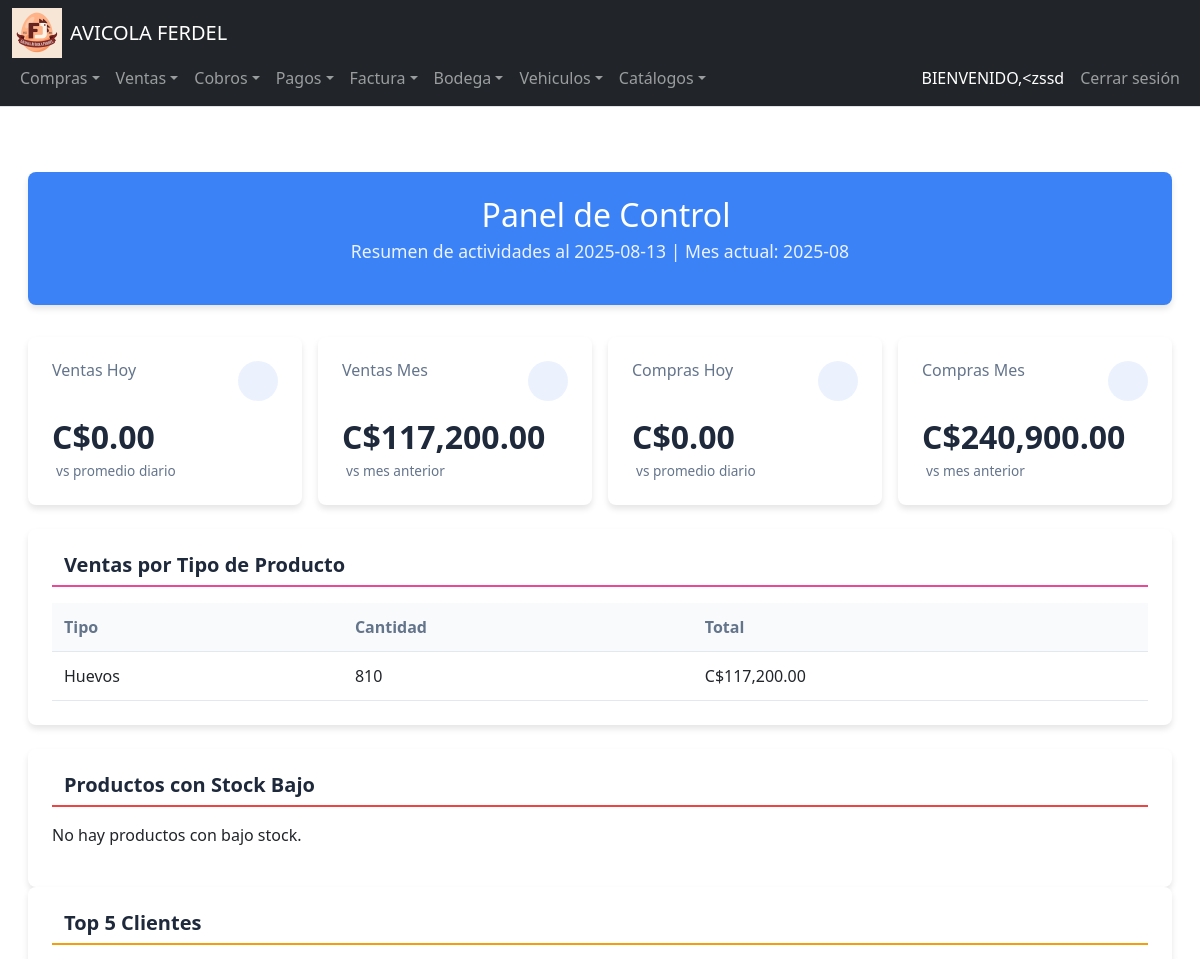
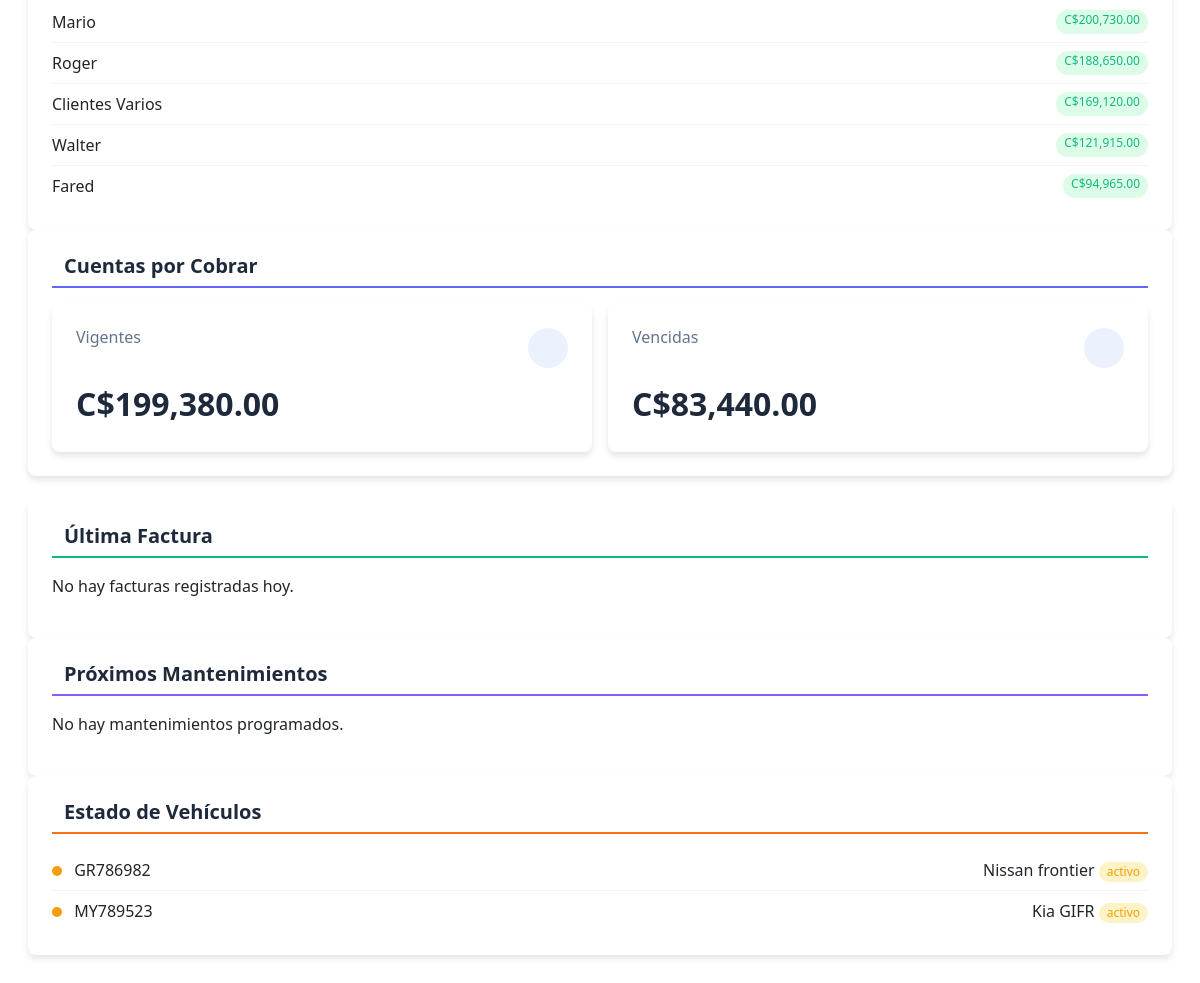
The app's page / (signed in), older data (2 pictures, top to bottom).
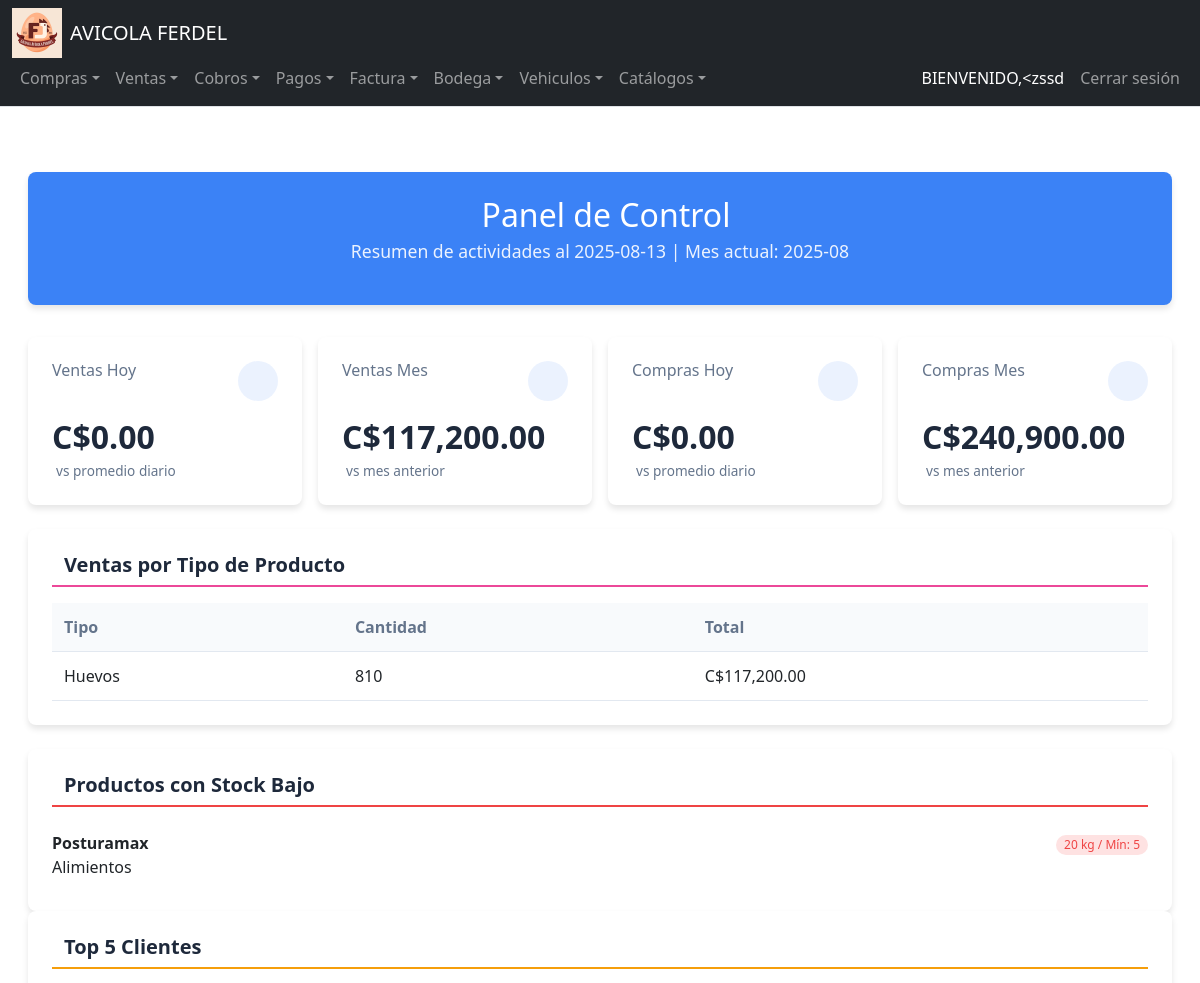
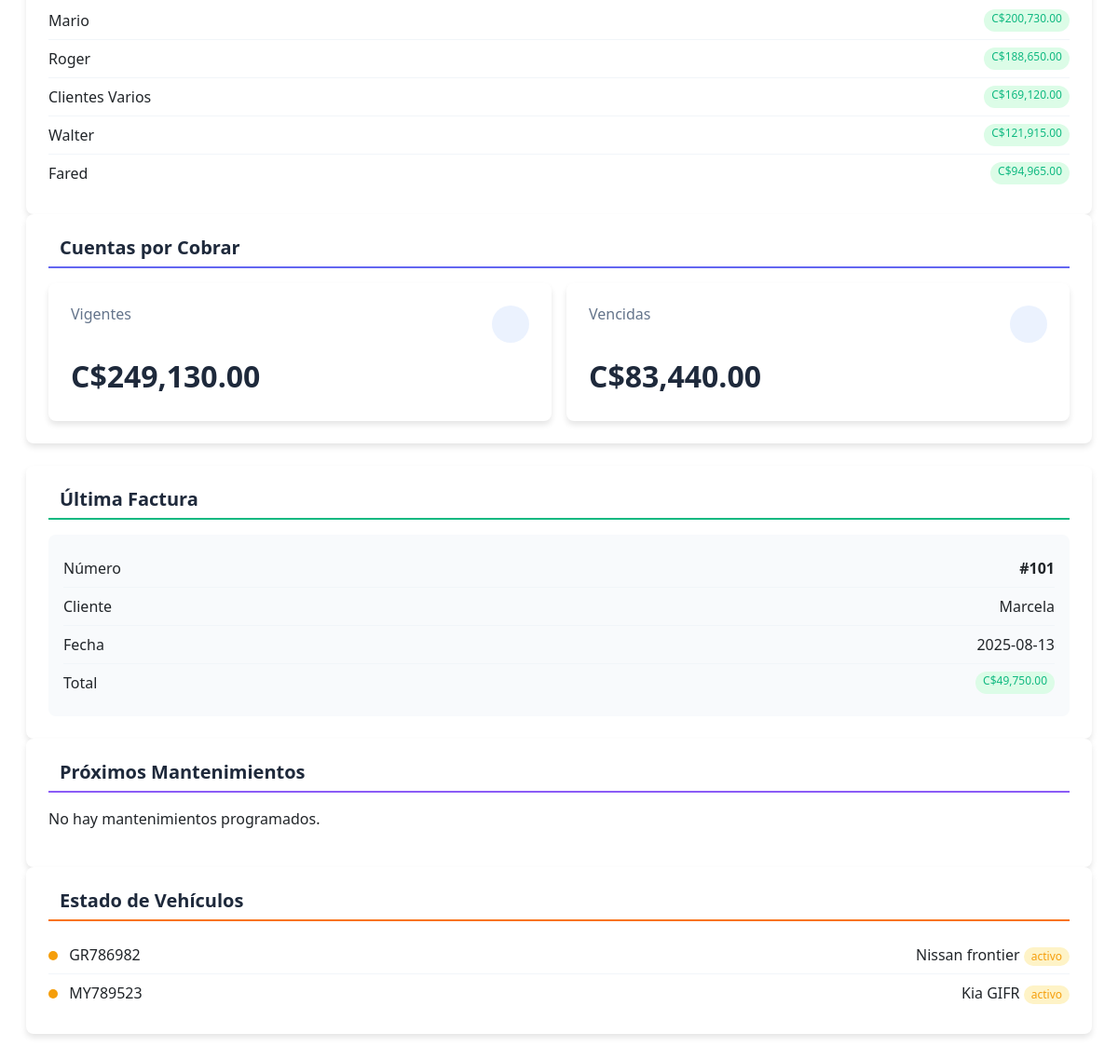
The same page, newer data (2 pictures, top to bottom).
### tables this page shows
CREATE TABLE Tipo_Producto (
    ID_TipoProducto INTEGER PRIMARY KEY AUTOINCREMENT,
    Descripcion TEXT NOT NULL
);

CREATE TABLE Clientes (
    ID_Cliente INTEGER PRIMARY KEY AUTOINCREMENT,
    Nombre TEXT NOT NULL,
    Telefono TEXT,
    Direccion TEXT,
    RUC_CEDULA TEXT
);

CREATE TABLE Vehiculos (
    ID_Vehiculo INTEGER PRIMARY KEY AUTOINCREMENT,
    Placa TEXT NOT NULL UNIQUE,
    Marca TEXT,
    Modelo TEXT,
    Año INTEGER,
    Color TEXT,
    NumeroChasis TEXT,
    NumeroMotor TEXT,
    Estado TEXT CHECK(Estado IN ('activo', 'mantenimiento', 'inactivo', 'baja')),
    Capacidad_Carga NUMERIC,
    Ultimo_Kilometraje NUMERIC DEFAULT 0,
    Fecha_Ultimo_Mantenimiento DATE,
    Fecha_Adquisicion DATE
);

CREATE TABLE Inventario_Bodega (
    ID_Bodega INTEGER,
    ID_Producto INTEGER,
    Existencias NUMERIC DEFAULT 0,
    PRIMARY KEY (ID_Bodega, ID_Producto),
    FOREIGN KEY (ID_Bodega) REFERENCES Bodegas(ID_Bodega),
    FOREIGN KEY (ID_Producto) REFERENCES Productos(ID_Producto)
);

CREATE TABLE Productos (
    ID_Producto INTEGER PRIMARY KEY AUTOINCREMENT,
    COD_Producto TEXT,
    Descripcion TEXT NOT NULL,
    Unidad_Medida INTEGER,
    Existencias NUMERIC DEFAULT 0,
    Estado INTEGER DEFAULT 1,
    Familia INTEGER,
    Costo_Promedio NUMERIC,
    IVA INTEGER DEFAULT 0,
    Tipo INTEGER,
    Precio_Venta NUMERIC,
    ID_Empresa INTEGER,
    Fecha_Creacion DATE DEFAULT CURRENT_DATE,
    Usuario_Creador INTEGER, Stock_Minimo NUMERIC DEFAULT 5,
    FOREIGN KEY (Unidad_Medida) REFERENCES Unidades_Medida(ID_Unidad),
    FOREIGN KEY (Familia) REFERENCES Familia(ID_Familia),
    FOREIGN KEY (Tipo) REFERENCES Tipo_Producto(ID_TipoProducto),
    FOREIGN KEY (ID_Empresa) REFERENCES Empresa(ID_Empresa)
);

CREATE TABLE Bodegas (
    ID_Bodega INTEGER PRIMARY KEY AUTOINCREMENT,
    Nombre TEXT NOT NULL,
    Ubicacion TEXT
);

CREATE TABLE Unidades_Medida (
    ID_Unidad INTEGER PRIMARY KEY AUTOINCREMENT,
    Descripcion TEXT NOT NULL,
    Abreviatura TEXT
);

CREATE TABLE Facturacion (
    ID_Factura INTEGER PRIMARY KEY AUTOINCREMENT,
    Fecha DATE NOT NULL,
    IDCliente INTEGER NOT NULL,
    Credito_Contado INTEGER,
    Observacion TEXT,
    ID_Empresa INTEGER NOT NULL,
    FOREIGN KEY (IDCliente) REFERENCES Clientes(ID_Cliente),
    FOREIGN KEY (ID_Empresa) REFERENCES Empresa(ID_Empresa)
);

### app.py (the view)
@app.route('/')
@login_required
def home():
    current_month = datetime.now().strftime('%Y-%m')
    today = datetime.now().strftime('%Y-%m-%d')
    def execute_query(query, params=None):
        result = db.execute(query, params) if params else db.execute(query)
        return result[0]['total'] if result and result[0]['total'] is not None else 0
    total_ventas_hoy = execute_query("""
        SELECT COALESCE(SUM(df.Total), 0) AS total
        FROM Detalle_Facturacion df
        JOIN Facturacion f ON df.ID_Factura = f.ID_Factura
        WHERE f.Fecha = ?
        AND f.Credito_Contado = 0  -- 0 para contado, 1 para crédito
    """, [today])
    total_ventas_mes = execute_query("""
        SELECT COALESCE(SUM(df.Total), 0) AS total
        FROM Detalle_Facturacion df
        JOIN Facturacion f ON df.ID_Factura = f.ID_Factura
        WHERE strftime('%Y-%m', f.Fecha) = ?
        AND f.Credito_Contado = 0
    """, [current_month])
    total_compras_hoy = execute_query("""
        SELECT COALESCE(SUM(dm.Costo_Total), 0) AS total
        FROM Detalle_Movimiento_Inventario dm
        JOIN Movimientos_Inventario mi ON dm.ID_Movimiento = mi.ID_Movimiento
        JOIN Catalogo_Movimientos cm ON mi.ID_TipoMovimiento = cm.ID_TipoMovimiento
        WHERE DATE(mi.Fecha) = DATE(?)
        AND LOWER(cm.Descripcion) LIKE '%compra%'
        AND mi.Contado_Credito = 0
    """, [today])
    total_compras_mes = execute_query("""
        SELECT COALESCE(SUM(dm.Costo_Total), 0) AS total
        FROM Detalle_Movimiento_Inventario dm
        JOIN Movimientos_Inventario mi ON dm.ID_Movimiento = mi.ID_Movimiento
        JOIN Catalogo_Movimientos cm ON mi.ID_TipoMovimiento = cm.ID_TipoMovimiento
        WHERE strftime('%Y-%m', mi.Fecha) = ?
        AND LOWER(cm.Descripcion) LIKE '%compra%'
        AND mi.Contado_Credito = 0
    """, [current_month])
    inventario_bodegas = db.execute("""
        SELECT b.Nombre AS bodega, p.Descripcion AS producto, ib.Existencias
        FROM Inventario_Bodega ib
        JOIN Bodegas b ON ib.ID_Bodega = b.ID_Bodega
        JOIN Productos p ON ib.ID_Producto = p.ID_Producto
        ORDER BY b.Nombre, p.Descripcion
        LIMIT 100
    """)
    vehiculos = db.execute("""
        SELECT v.Placa, v.Marca, v.Modelo, v.Color, v.Estado,
               (SELECT MAX(Kilometraje) FROM Mantenimientos
                WHERE ID_Vehiculo = v.ID_Vehiculo) AS kilometraje
        FROM Vehiculos v
        ORDER BY v.Estado DESC, v.Placa
    """)
    top_clientes = db.execute("""
        SELECT c.Nombre, SUM(df.Total) AS total_comprado
        FROM Clientes c
        JOIN Facturacion f ON c.ID_Cliente = f.IDCliente
        JOIN Detalle_Facturacion df ON f.ID_Factura = df.ID_Factura
        WHERE f.Fecha >= DATE('now', '-30 days')
        GROUP BY c.ID_Cliente
        ORDER BY total_comprado DESC
        LIMIT 5
    """)
    ultima_factura = db.execute("""
        SELECT f.ID_Factura, f.Fecha, c.Nombre AS cliente, SUM(df.Total) AS total
        FROM Facturacion f
        JOIN Clientes c ON f.IDCliente = c.ID_Cliente
        JOIN Detalle_Facturacion df ON f.ID_Factura = df.ID_Factura
        WHERE f.Fecha = ?
        GROUP BY f.ID_Factura
        ORDER BY f.Fecha DESC
        LIMIT 1
    """, [today])
    cuentas_cobrar = execute_query("""
        SELECT COALESCE(SUM(Saldo_Pendiente), 0) AS total
        FROM Detalle_Cuentas_Por_Cobrar
        WHERE Fecha_Vencimiento >= DATE('now')
        AND Saldo_Pendiente > 0
    """)
    cuentas_cobrar_vencidas = execute_query("""
        SELECT COALESCE(SUM(Saldo_Pendiente), 0) AS total
        FROM Detalle_Cuentas_Por_Cobrar
        WHERE Fecha_Vencimiento < DATE('now')
        AND Saldo_Pendiente > 0
    """)
    productos_stock_bajo = db.execute("""
        SELECT B.Nombre AS Bodega, P.COD_Producto, P.Descripcion,
               I.Existencias, P.Stock_Minimo, U.Abreviatura
        FROM Inventario_Bodega I
        JOIN Bodegas B ON B.ID_Bodega = I.ID_Bodega
        JOIN Productos P ON P.ID_Producto = I.ID_Producto
        LEFT JOIN Unidades_Medida U ON U.ID_Unidad = P.Unidad_Medida
        WHERE I.Existencias <= 50
        AND P.Estado = 1
        ORDER BY I.Existencias ASC
        LIMIT 20
    """)
    proximos_mantenimientos = db.execute("""
        SELECT m.ID_Mantenimiento, v.Placa, m.Tipo, m.Fecha, m.Descripcion
        FROM Mantenimientos m
        JOIN Vehiculos v ON m.ID_Vehiculo = v.ID_Vehiculo
        WHERE m.Fecha BETWEEN DATE('now') AND DATE('now', '+30 days')
        ORDER BY m.Fecha ASC
        LIMIT 5
    """)
    ventas_por_tipo = db.execute("""
        SELECT tp.Descripcion AS tipo,
               SUM(df.Cantidad) AS cantidad,
               COALESCE(SUM(df.Total), 0) AS total
        FROM Detalle_Facturacion df
        JOIN Productos p ON df.ID_Producto = p.ID_Producto
        JOIN Tipo_Producto tp ON p.Tipo = tp.ID_TipoProducto
        JOIN Facturacion f ON df.ID_Factura = f.ID_Factura
        WHERE strftime('%Y-%m', f.Fecha) = ?
        AND f.Credito_Contado = 0
        GROUP BY tp.ID_TipoProducto
        ORDER BY total DESC
    """, [current_month])
    return render_template("index.html",
        today=today,
        current_month=current_month,
        total_ventas_hoy=total_ventas_hoy,
        total_ventas_mes=total_ventas_mes,
        total_compras_hoy=total_compras_hoy,
        total_compras_mes=total_compras_mes,
        inventario_bodegas=inventario_bodegas,
        vehiculos=vehiculos,
        top_clientes=top_clientes,
        ultima_factura=ultima_factura[0] if ultima_factura else None,
        cuentas_cobrar=cuentas_cobrar,
        cuentas_cobrar_vencidas=cuentas_cobrar_vencidas,
        productos_stock_bajo=productos_stock_bajo,
        proximos_mantenimientos=proximos_mantenimientos,
        ventas_por_tipo=ventas_por_tipo
    )

### app.py (called while the page is built)
@login_manager.user_loader
def load_user(user_id):
    user_data = db.execute("SELECT * FROM Usuarios WHERE ID_Usuario = ?", user_id)
    if len(user_data) == 1:
        return User(user_data[0]["ID_Usuario"], user_data[0]["NombreUsuario"])
    return None

@app.after_request
def after_request(response):
    response.headers["Cache-Control"] = "no-cache, no-store, must-revalidate"
    response.headers["Expires"] = 0
    response.headers["Pragma"] = "no-cache"
    return response

### Templates/index.html (shortened to what the changed rows need)
{% extends "layout.html" %}
{% block main %}
<div class="dashboard-container">
    <div class="header main-grid">
        <h1> Panel de Control</h1>
    </div>
    <div class="info-card main-grid">
        <h2 class="section-title sales-title">
             Ventas por Tipo de Producto
        </h2>
        <div class="table-responsive">
            <table>
                <thead>
                    <tr>
                        <th>Tipo</th>
                        <th>Cantidad</th>
                        <th>Total</th>
                    </tr>
                </thead>
                <tbody>
                    {% for tipo in ventas_por_tipo %}
                    <tr>
                        <td>{{ tipo.tipo }}</td>
                        <td>{{ tipo.cantidad }}</td>
                        <td>C${{ "{:,.2f}".format(tipo.total) }}</td>
                    </tr>
                    {% else %}
                    <tr>
                        <td colspan="3">No hay datos de ventas este mes</td>
                    </tr>
                    {% endfor %}
                </tbody>
            </table>
        </div>
    </div>
    <div>
        <div class="info-card">
            <h2 class="section-title low-stock-title">
                 Productos con Stock Bajo
            </h2>
            <div>
                {% for producto in productos_stock_bajo %}
                <div class="list-item">
                    <div>
                        <strong>{{ producto.Descripcion }}</strong>
                        <div class="text-sm text-gray-500">{{ producto.Bodega }}</div>
                    </div>
                    <div>
                        <span class="badge badge-danger">
                            {{ producto.Existencias }} {{ producto.Abreviatura }} / Mín: {{ producto.Stock_Minimo }}
                        </span>
                    </div>
                </div>
                {% else %}
                <p>No hay productos con bajo stock.</p>
                {% endfor %}
            </div>
        </div>
        <div class="info-card">
            <h2 class="section-title top-clients-title">
                 Top 5 Clientes
            </h2>
            <div>
                {% for cliente in top_clientes %}
                <div class="list-item">
                    <span>{{ cliente.Nombre }}</span>
                    <span class="badge badge-success">C${{ "{:,.2f}".format(cliente.total_comprado) }}</span>
                </div>
                {% else %}
                <p>No hay clientes con compras registradas.</p>
                {% endfor %}
            </div>
        </div>
        <div class="info-card">
            <h2 class="section-title receivables-title">
                 Cuentas por Cobrar
            </h2>
            <div class="metrics-grid" style="grid-template-columns: 1fr 1fr;">
                <div class="metric-card">
                    <div class="metric-header">
                        <h3 class="metric-title">Vigentes</h3>
                        <div class="metric-icon"></div>
                    </div>
                    <div class="metric-value">C${{ "{:,.2f}".format(cuentas_cobrar) }}</div>
                </div>
            </div>
        </div>
    </div>
    <div>
        <div class="info-card">
            <h2 class="section-title last-invoice-title">
                 Última Factura
            </h2>
            {% if ultima_factura %}
            <div style="background-color: #f8fafc; padding: var(--padding-sm); border-radius: var(--border-radius);">
                <div class="list-item">
                    <span>Número</span>
                    <span><strong>#{{ ultima_factura.ID_Factura }}</strong></span>
                </div>
                <div class="list-item">
                    <span>Cliente</span>
                    <span>{{ ultima_factura.cliente }}</span>
                </div>
                <div class="list-item">
                    <span>Fecha</span>
                    <span>{{ ultima_factura.Fecha }}</span>
                </div>
                <div class="list-item">
                    <span>Total</span>
                    <span class="badge badge-success">C${{ "{:,.2f}".format(ultima_factura.total) }}</span>
                </div>
            </div>
            {% else %}
            <p>No hay facturas registradas hoy.</p>
            {% endif %}
        </div>
        <div class="info-card">
            <h2 class="section-title maintenance-title">
                 Próximos Mantenimientos
            </h2>
        </div>
        <div class="info-card">
            <h2 class="section-title vehicles-title">
                 Estado de Vehículos
            </h2>
            <div>
                {% for vehiculo in vehiculos %}
                <div class="list-item">
                    <div>
                        <span class="vehicle-status {% if vehiculo.Estado == 'Activo' %}status-active{% elif vehiculo.Estado == 'Inactivo' %}status-inactive{% else %}status-maintenance{% endif %}"></span>
                        {{ vehiculo.Placa }}
                    </div>
                    <div>
                        <span class="text-sm">{{ vehiculo.Marca }} {{ vehiculo.Modelo }}</span>
                        <span class="badge {% if vehiculo.Estado == 'Activo' %}badge-success{% elif vehiculo.Estado == 'Inactivo' %}badge-danger{% else %}badge-warning{% endif %}">
                            {{ vehiculo.Estado }}
                        </span>
                    </div>
                </div>
                {% endfor %}
            </div>
        </div>
    </div>
</div>
{% endblock %}

Row changes from the older to the newer data that the page shows:
added Inventario_Bodega: Descripcion "Posturamax", Bodega "Alimientos", Existencias "20", Abreviatura "kg", Stock_Minimo "5"
added Facturacion: ID_Factura "101", Fecha "2025-08-13"
now on this page (row unchanged): Clientes: cliente "Marcela"
Text that changed along with them:
{{ "{:,.2f}".format(cuentas_cobrar) }}: "199,380.00" → "249,130.00"
{{ "{:,.2f}".format(ultima_factura.total) }}: (not shown) → "49,750.00"
text no longer shown: "No hay productos con bajo stock. No hay facturas registradas hoy."
text now shown: "Número # Cliente Fecha Total C$"
